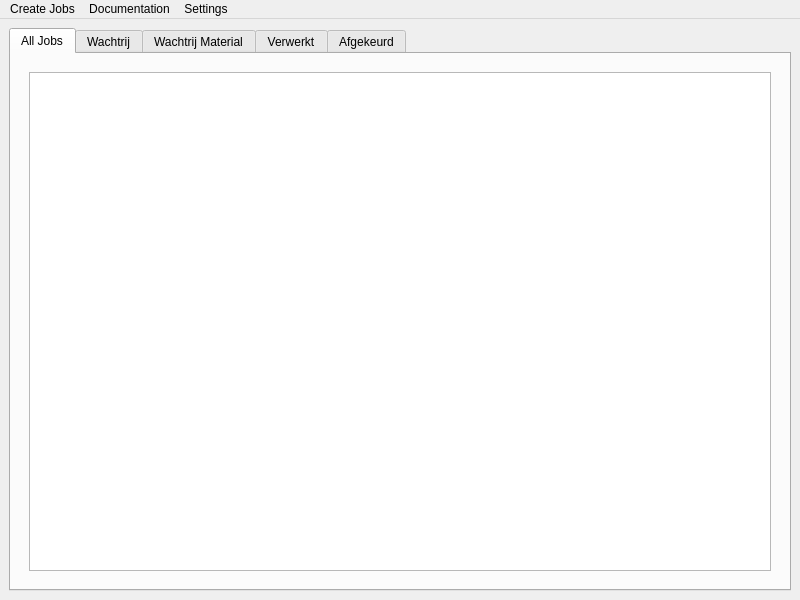
<?xml version="1.0" encoding="UTF-8"?>
<ui version="4.0">
 <class>MainWindow</class>
 <widget class="QMainWindow" name="MainWindow">
  <property name="geometry">
   <rect>
    <x>0</x>
    <y>0</y>
    <width>800</width>
    <height>600</height>
   </rect>
  </property>
  <property name="sizePolicy">
   <sizepolicy hsizetype="Preferred" vsizetype="Preferred">
    <horstretch>0</horstretch>
    <verstretch>0</verstretch>
   </sizepolicy>
  </property>
  <property name="windowTitle">
   <string>MainWindow</string>
  </property>
  <widget class="QWidget" name="centralwidget">
   <property name="sizePolicy">
    <sizepolicy hsizetype="Expanding" vsizetype="Expanding">
     <horstretch>0</horstretch>
     <verstretch>0</verstretch>
    </sizepolicy>
   </property>
   <layout class="QVBoxLayout" name="verticalLayout_3">
    <item>
     <widget class="JobsQTabWidget" name="jobsQTabWidget">
      <property name="sizePolicy">
       <sizepolicy hsizetype="Expanding" vsizetype="Expanding">
        <horstretch>0</horstretch>
        <verstretch>0</verstretch>
       </sizepolicy>
      </property>
      <property name="currentIndex">
       <number>0</number>
      </property>
      <widget class="QWidget" name="allJobsTab">
       <attribute name="title">
        <string>All Jobs</string>
       </attribute>
       <layout class="QVBoxLayout" name="verticalLayout_7">
        <item>
         <layout class="QVBoxLayout" name="verticalLayout">
          <item>
           <widget class="QStackedWidget" name="allQStackedWidget">
            <property name="sizePolicy">
             <sizepolicy hsizetype="Expanding" vsizetype="Expanding">
              <horstretch>0</horstretch>
              <verstretch>0</verstretch>
             </sizepolicy>
            </property>
            <property name="currentIndex">
             <number>0</number>
            </property>
            <widget class="QWidget" name="jobsListPage">
             <property name="job_name" stdset="0">
              <string>Noneeee</string>
             </property>
             <layout class="QVBoxLayout" name="verticalLayout_4">
              <item>
               <widget class="JobsOverviewQListWidget" name="allJobsQListWidget"/>
              </item>
             </layout>
            </widget>
           </widget>
          </item>
         </layout>
        </item>
       </layout>
      </widget>
      <widget class="QWidget" name="wachtrijTab">
       <property name="whatsThis">
        <string>&lt;html&gt;&lt;head/&gt;&lt;body&gt;&lt;p&gt;Wachtrij&lt;/p&gt;&lt;/body&gt;&lt;/html&gt;</string>
       </property>
       <attribute name="title">
        <string>Wachtrij</string>
       </attribute>
       <layout class="QHBoxLayout" name="horizontalLayout_10">
        <item>
         <layout class="QVBoxLayout" name="verticalLayout_2">
          <item>
           <widget class="QStackedWidget" name="wachtrijQStackedWidget">
            <property name="sizePolicy">
             <sizepolicy hsizetype="Expanding" vsizetype="Expanding">
              <horstretch>0</horstretch>
              <verstretch>0</verstretch>
             </sizepolicy>
            </property>
            <property name="currentIndex">
             <number>0</number>
            </property>
            <widget class="QWidget" name="jobsListPage_2">
             <layout class="QHBoxLayout" name="horizontalLayout_4">
              <item>
               <widget class="JobsOverviewQListWidget" name="wachtrijJobsQListWidget"/>
              </item>
             </layout>
            </widget>
            <widget class="QWidget" name="jobPage_2">
             <property name="job_name" stdset="0">
              <string>Noneeee</string>
             </property>
             <layout class="QVBoxLayout" name="verticalLayout_8">
              <item>
               <widget class="JobContentQListWidget" name="listWidget_10"/>
              </item>
              <item>
               <layout class="QHBoxLayout" name="horizontalLayout_6">
                <item>
                 <widget class="BackQPushButton" name="backPushButton_2">
                  <property name="text">
                   <string>Back</string>
                  </property>
                 </widget>
                </item>
                <item>
                 <widget class="LaserKlaarQPushButton" name="pushButton_3">
                  <property name="text">
                   <string>Laser Klaar</string>
                  </property>
                  <property name="shortcut">
                   <string>Ctrl+K</string>
                  </property>
                 </widget>
                </item>
                <item>
                 <widget class="AfgekeurdQPushButton" name="pushButton_4">
                  <property name="text">
                   <string>Afgekeurd</string>
                  </property>
                  <property name="shortcut">
                   <string>Ctrl+S</string>
                  </property>
                 </widget>
                </item>
                <item>
                 <widget class="OptionsQPushButton" name="wachtrijOptionsQPushButton">
                  <property name="text">
                   <string>Options</string>
                  </property>
                 </widget>
                </item>
               </layout>
              </item>
             </layout>
            </widget>
           </widget>
          </item>
         </layout>
        </item>
       </layout>
      </widget>
      <widget class="QWidget" name="wachtrijMateriaalTab">
       <property name="whatsThis">
        <string>&lt;html&gt;&lt;head/&gt;&lt;body&gt;&lt;p&gt;Wachtrij Material&lt;/p&gt;&lt;p&gt;&lt;br/&gt;&lt;/p&gt;&lt;/body&gt;&lt;/html&gt;</string>
       </property>
       <attribute name="title">
        <string>Wachtrij Material</string>
       </attribute>
       <layout class="QVBoxLayout" name="verticalLayout_5">
        <item>
         <widget class="QStackedWidget" name="wachtrijMateriaalQStackedWidget">
          <property name="currentIndex">
           <number>0</number>
          </property>
          <widget class="QWidget" name="jobsListPage_3">
           <layout class="QHBoxLayout" name="horizontalLayout_5">
            <item>
             <widget class="MaterialOverviewQListWidget" name="wachtrijMateriaalJobsQListWidget"/>
            </item>
           </layout>
          </widget>
          <widget class="QWidget" name="jobPage_3">
           <layout class="QVBoxLayout" name="verticalLayout_10">
            <item>
             <widget class="MaterialContentQListWidget" name="listWidget_7"/>
            </item>
            <item>
             <layout class="QHBoxLayout" name="horizontalLayout_7">
              <item>
               <widget class="BackQPushButton" name="backPushButton_3">
                <property name="text">
                 <string>Back</string>
                </property>
               </widget>
              </item>
              <item>
               <widget class="MateriaalKlaarQPushButton" name="pushButton_5">
                <property name="text">
                 <string>Materiaal Klaar</string>
                </property>
               </widget>
              </item>
              <item>
               <widget class="OptionsQPushButton" name="wachtrijMateriaalOptionsQPushButton">
                <property name="text">
                 <string>Options</string>
                </property>
               </widget>
              </item>
             </layout>
            </item>
           </layout>
          </widget>
         </widget>
        </item>
       </layout>
      </widget>
      <widget class="QWidget" name="verwerktTab">
       <attribute name="title">
        <string>Verwerkt</string>
       </attribute>
       <layout class="QVBoxLayout" name="verticalLayout_9">
        <item>
         <widget class="QStackedWidget" name="verwerktQStackedWidget">
          <property name="currentIndex">
           <number>0</number>
          </property>
          <widget class="QWidget" name="jobsListPage_4">
           <layout class="QHBoxLayout" name="horizontalLayout_3">
            <item>
             <widget class="JobsOverviewQListWidget" name="verwerktJobsQListWidget"/>
            </item>
           </layout>
          </widget>
          <widget class="QWidget" name="jobPage_4">
           <layout class="QVBoxLayout" name="verticalLayout_11">
            <item>
             <widget class="JobContentQListWidget" name="listWidget_8"/>
            </item>
            <item>
             <layout class="QHBoxLayout" name="horizontalLayout_8">
              <item>
               <widget class="BackQPushButton" name="backPushButton_4">
                <property name="text">
                 <string>Back</string>
                </property>
               </widget>
              </item>
              <item>
               <widget class="OptionsQPushButton" name="verwerktOptionsQPushButton">
                <property name="text">
                 <string>Options</string>
                </property>
               </widget>
              </item>
             </layout>
            </item>
           </layout>
          </widget>
         </widget>
        </item>
       </layout>
      </widget>
      <widget class="QWidget" name="afgekeurdTab">
       <property name="enabled">
        <bool>true</bool>
       </property>
       <property name="autoFillBackground">
        <bool>false</bool>
       </property>
       <attribute name="title">
        <string>Afgekeurd</string>
       </attribute>
       <layout class="QHBoxLayout" name="horizontalLayout">
        <item>
         <widget class="QStackedWidget" name="afgekeurdQStackedWidget">
          <property name="currentIndex">
           <number>0</number>
          </property>
          <widget class="QWidget" name="jobsListPage_5">
           <layout class="QHBoxLayout" name="horizontalLayout_2">
            <item>
             <widget class="JobsOverviewQListWidget" name="afgekeurdJobsQListWidget"/>
            </item>
           </layout>
          </widget>
          <widget class="QWidget" name="jobPage_5">
           <layout class="QVBoxLayout" name="verticalLayout_12">
            <item>
             <widget class="JobContentQListWidget" name="listWidget_9"/>
            </item>
            <item>
             <layout class="QHBoxLayout" name="horizontalLayout_9">
              <item>
               <widget class="BackQPushButton" name="backPushButton_5">
                <property name="text">
                 <string>Back</string>
                </property>
               </widget>
              </item>
              <item>
               <widget class="OptionsQPushButton" name="afgekeurdOptionsQPushButton">
                <property name="text">
                 <string>Options</string>
                </property>
               </widget>
              </item>
             </layout>
            </item>
           </layout>
          </widget>
         </widget>
        </item>
       </layout>
      </widget>
     </widget>
    </item>
   </layout>
  </widget>
  <widget class="QMenuBar" name="menubar">
   <property name="geometry">
    <rect>
     <x>0</x>
     <y>0</y>
     <width>800</width>
     <height>24</height>
    </rect>
   </property>
   <widget class="QMenu" name="createJobsMenubar">
    <property name="title">
     <string>Create Jobs</string>
    </property>
    <addaction name="ActionImportFromMail"/>
    <addaction name="ActionSelectFile"/>
   </widget>
   <widget class="QMenu" name="menuDocumentation">
    <property name="title">
     <string>Documentation</string>
    </property>
    <addaction name="action3D_printers"/>
    <addaction name="actionPMMA_Laser_cutter"/>
    <addaction name="actionMetal_Laser_Cutter"/>
   </widget>
   <widget class="QMenu" name="menuSettings">
    <property name="title">
     <string>Settings</string>
    </property>
   </widget>
   <addaction name="createJobsMenubar"/>
   <addaction name="menuDocumentation"/>
   <addaction name="menuSettings"/>
  </widget>
  <action name="ActionImportFromMail">
   <property name="checkable">
    <bool>false</bool>
   </property>
   <property name="text">
    <string>Import from Mail</string>
   </property>
   <property name="shortcut">
    <string>Ctrl+M</string>
   </property>
  </action>
  <action name="ActionSelectFile">
   <property name="text">
    <string>Select FIle</string>
   </property>
   <property name="shortcut">
    <string>Ctrl+F</string>
   </property>
  </action>
  <action name="action3D_printers">
   <property name="text">
    <string>3D printers</string>
   </property>
  </action>
  <action name="actionPMMA_Laser_cutter">
   <property name="text">
    <string>PMMA Laser cutter</string>
   </property>
  </action>
  <action name="actionMetal_Laser_Cutter">
   <property name="text">
    <string>Metal Laser Cutter</string>
   </property>
  </action>
 </widget>
 <customwidgets>
  <customwidget>
   <class>BackQPushButton</class>
   <extends>QPushButton</extends>
   <header>button.h</header>
  </customwidget>
  <customwidget>
   <class>JobsOverviewQListWidget</class>
   <extends>QListWidget</extends>
   <header>laser_qlist_widget.h</header>
  </customwidget>
  <customwidget>
   <class>LaserKlaarQPushButton</class>
   <extends>QPushButton</extends>
   <header>laser_button.h</header>
  </customwidget>
  <customwidget>
   <class>MateriaalKlaarQPushButton</class>
   <extends>QPushButton</extends>
   <header>laser_button.h</header>
  </customwidget>
  <customwidget>
   <class>AfgekeurdQPushButton</class>
   <extends>QPushButton</extends>
   <header>laser_button.h</header>
  </customwidget>
  <customwidget>
   <class>JobContentQListWidget</class>
   <extends>QListWidget</extends>
   <header>laser_qlist_widget.h</header>
  </customwidget>
  <customwidget>
   <class>OptionsQPushButton</class>
   <extends>QPushButton</extends>
   <header>laser_button.h</header>
  </customwidget>
  <customwidget>
   <class>JobsQTabWidget</class>
   <extends>QTabWidget</extends>
   <header>tab_widget.h</header>
   <container>1</container>
  </customwidget>
  <customwidget>
   <class>MaterialOverviewQListWidget</class>
   <extends>QListWidget</extends>
   <header>laser_qlist_widget.h</header>
  </customwidget>
  <customwidget>
   <class>MaterialContentQListWidget</class>
   <extends>QListWidget</extends>
   <header>laser_qlist_widget.h</header>
  </customwidget>
 </customwidgets>
 <resources/>
 <connections/>
</ui>
